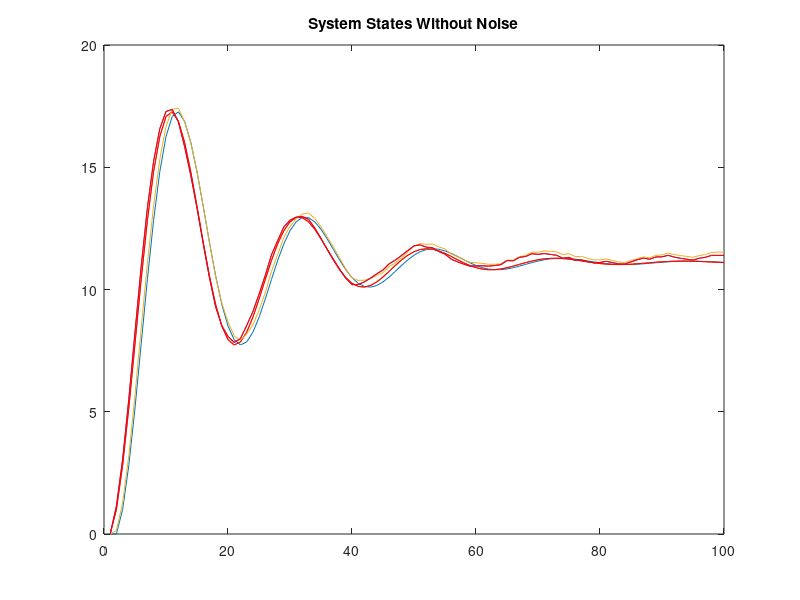

MATLAB code to generate this figure:
clc;
clear all;
close all;

x=zeros(2,100);
xn=zeros(2,100); 
A=[0    1
  -0.89 1.8];
B=[0 
   1]; 
u=ones(100,1);
t=1:100; 
for i=1:99 
x(:,i+1)=A*x(:,i)+B*u(i);  
end 
plot(t,x(1,:),t,x(2,:));
hold on;
plot(t,x(2,:),'r');
grid; 
title('System States Without Noise') 


w = 0.2*rand(2,100);
for i=1:99 
x(:,i+1)=A*x(:,i)+B*u(i)+w(i);  
end 
plot(t,x(1,:),t,x(2,:));
hold on;
plot(t,x(2,:),'r');
grid; 
title('System States Without Noise') 

% A = [0 1; -1 0];        % State transition matrix
% B = [0; 1];  
% C = [0 1];  
% D = 0;                  % Input, output, feed-around
% 
% % Set up the input signal, initial conditions, etc.
% x0 = [0;0];             % Initial state (N=2)
% Ns = 1 : 50;                % Number of sample times to simulate
% u = [1, zeros(1,50)]; % Input signal (an impulse at time 0)
% y = zeros(50,1);        % Preallocate output signal for n=0:500
% 
% % Perform the system simulation:
% x = x0;                % Set initial state
% for n=1:50-1           % Iterate through time
%   y(n) = C*x + D*u(n); % Output for time n-1
%   x = A*x + B*u(n);    % State transitions to time n
% end
% y' % print the output y (transposed)
% plot(Ns,y)
% 


